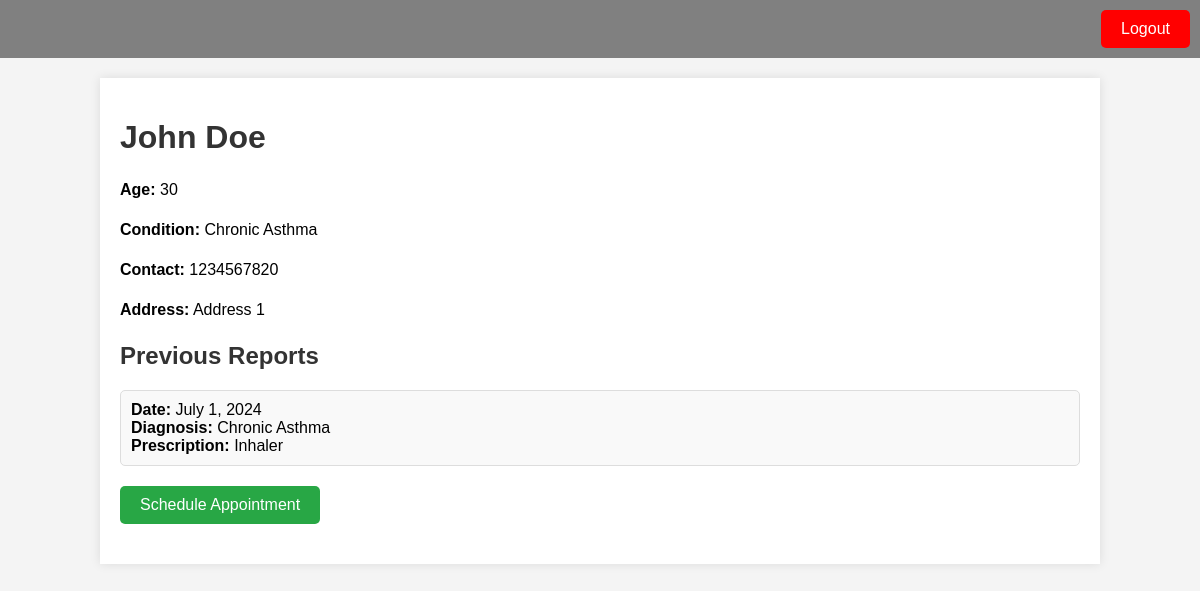
/patient_home/1/, run on the app's committed database.
### hms/models.py (models this page shows, shortened)
class Patient(models.Model):
    name = models.CharField(max_length=200)
    age = models.IntegerField()
    condition = models.CharField(max_length=10)
    contact = models.CharField(max_length=15)
    address = models.CharField(max_length=200)
    hospital = models.ForeignKey(Hospital, on_delete=models.CASCADE)
    doctors = models.ManyToManyField(Doctor, through='Report')
    username = models.CharField(max_length=20)
    password = models.CharField(max_length=20)

class Report(models.Model):
    doctor = models.ForeignKey(Doctor, on_delete=models.CASCADE)
    patient = models.ForeignKey(Patient, on_delete=models.CASCADE)
    prescription = models.TextField()
    date = models.DateField()
    diagnosis = models.TextField()

### hms/views.py (the view)
# urls.py: path("patient_home/<int:patient_id>/", views.patient_home, name="patient_home"),
def patient_home(request, patient_id):
    patient = get_object_or_404(Patient, id=patient_id)
    reports = Report.objects.filter(patient=patient)
    return render(request, "patient.html", {"patient": patient, "reports": reports})

### templates/patient.html (shortened to what this page needs)
<!DOCTYPE html>
<html lang="en">
<head>
</head>
<body>
    <div class="header">
        <form action="{% url 'login_page' %}" method="get">
            <button class="logout-btn" type="submit">Logout</button>
        </form>
    </div>
    <div class="container">
        <h1>{{ patient.name }}</h1>
        <p><strong>Age:</strong> {{ patient.age }}</p>
        <p><strong>Condition:</strong> {{ patient.condition }}</p>
        <p><strong>Contact:</strong> {{ patient.contact }}</p>
        <p><strong>Address:</strong> {{ patient.address }}</p>
        <h2>Previous Reports</h2>
        <ul>
            {% for report in reports %}
            <li>
                <strong>Date:</strong> {{ report.date }}<br>
                <strong>Diagnosis:</strong> {{ report.diagnosis }}<br>
                <strong>Prescription:</strong> {{ report.prescription }}
            </li>
            {% empty %}
            <li>No reports available.</li>
            {% endfor %}
        </ul>
            <form action=" {% url 'new_appointment' patient.id %}" method="post">
            <button class="schedule-btn" type="submit">Schedule Appointment</button>
            </form>
    </div>
</body>
</html>

### templates/patient.html (style rules this page uses)
body { font-family: Arial, sans-serif; background-color: #f4f4f4; margin: 0; padding: 0; }
.header { background-color: grey; padding: 10px; display: flex; justify-content: flex-end; align-items: center; }
.header .logout-btn { background-color: red; color: white; border: none; padding: 10px 20px; cursor: pointer; border-radius: 5px; font-size: 16px; }
.container { width: 80%; margin: 20px auto; padding: 20px; background-color: white; box-shadow: 0 0 10px rgba(0, 0, 0, 0.1); }
h1, h2 { color: #333; }
p { font-size: 16px; line-height: 1.5; }
ul { list-style: none; padding: 0; }
ul li { background-color: #f9f9f9; margin: 10px 0; padding: 10px; border: 1px solid #ddd; border-radius: 5px; }
.schedule-btn { background-color: #28a745; color: white; border: none; padding: 10px 20px; cursor: pointer; border-radius: 5px; font-size: 16px; display: block; margin: 20px 0; }

### data on the page
Patient: name "John Doe", age "30", condition "Chronic Asthma", contact "1234567820", address "Address 1"
Report: date "July 1, 2024", diagnosis "Chronic Asthma", prescription "Inhaler"
